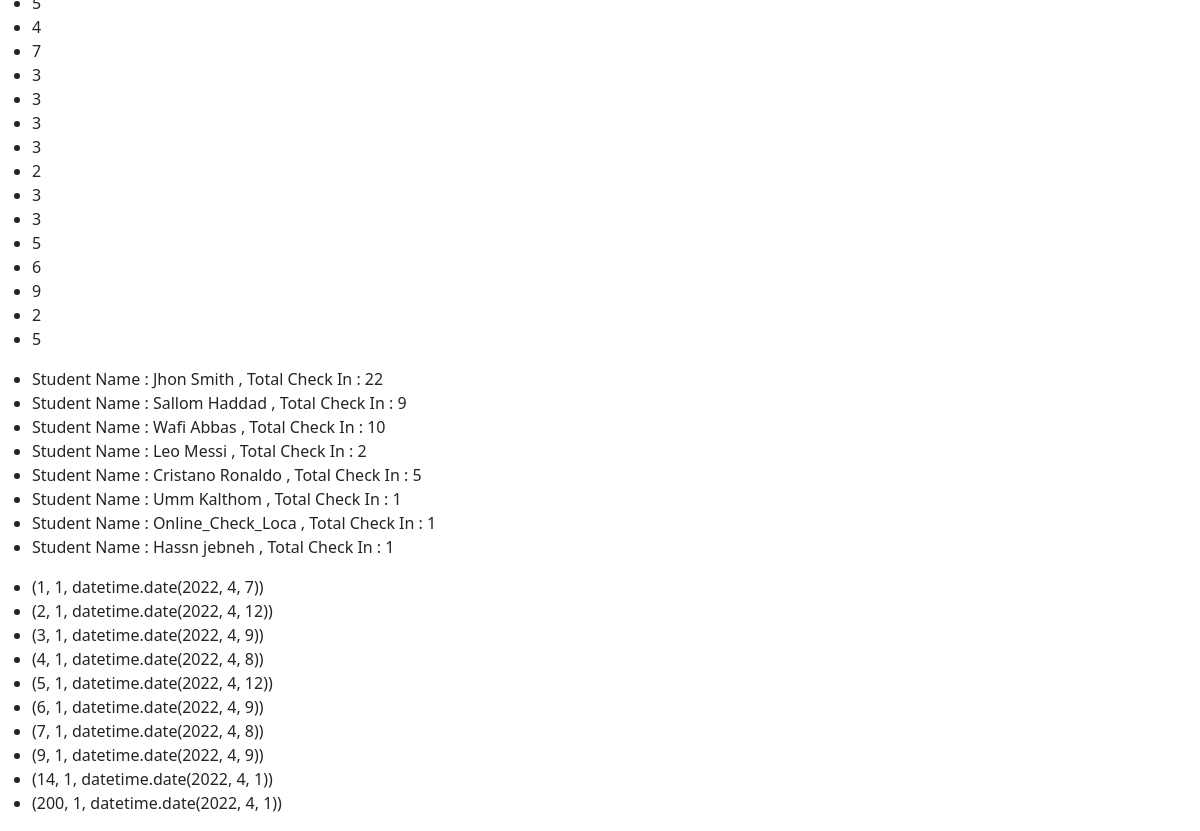
/list2/ (lower part), run on an earlier commit of the app's database.
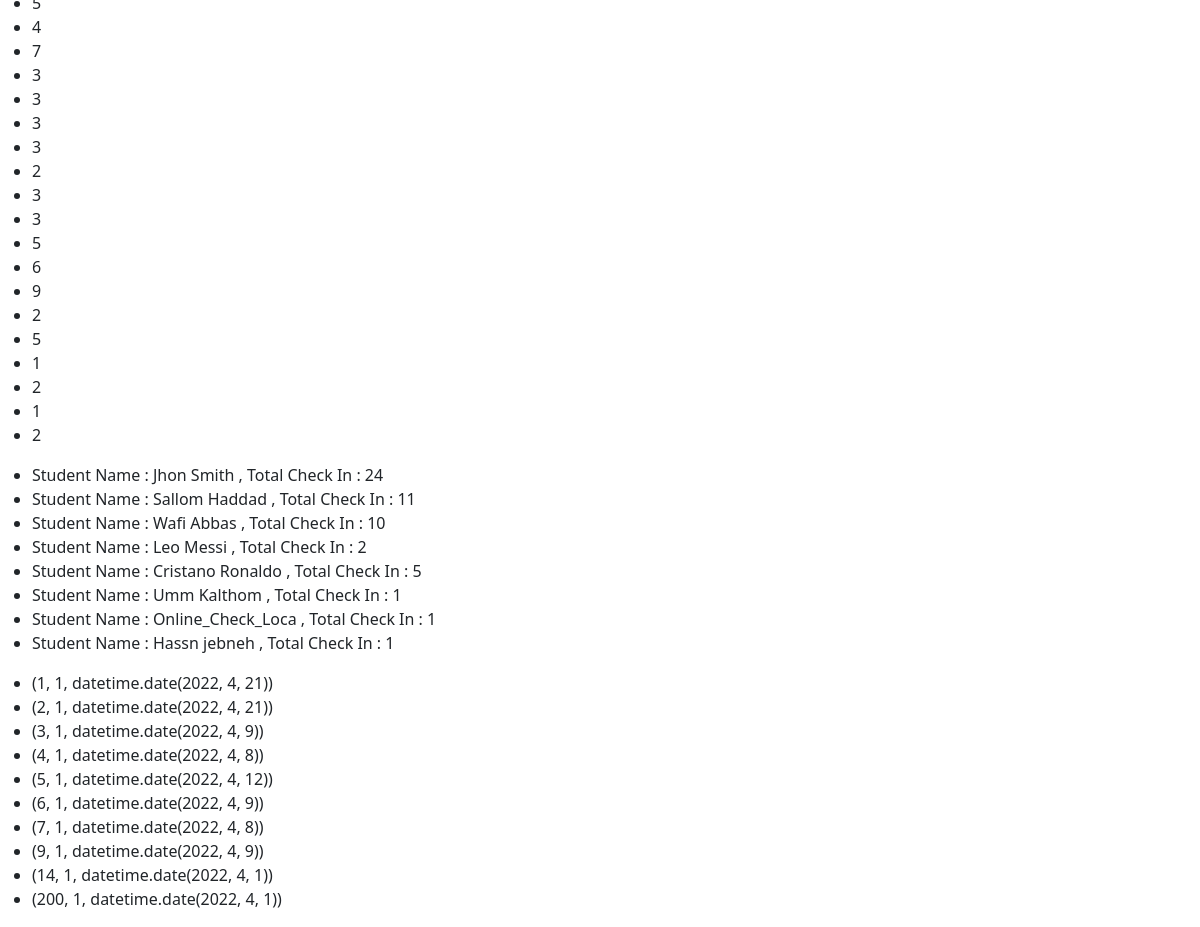
And on a later commit of the database.
### student/models.py (models this page shows, shortened)
class checkInData(models.Model):
    checkInSeq = models.AutoField(primary_key=True)
    studentId = models.IntegerField()
    checkIn = models.IntegerField(default=1 , editable=False)
    checkInDate = models.DateField(default=datetime.now , editable=False)
    def __str__(self) -> str:
        return f"{self.studentId , self.checkIn , self.checkInDate}"

class customerInfo(models.Model):
    studentId = models.AutoField(primary_key=True)
    customerName = models.CharField(max_length=100 , unique=True)
    customerImg = models.ImageField(upload_to ='media/student/imgs/' , default='default.jpg')
    leadsChannel = models.ForeignKey(leadSource,max_length=50,on_delete=models.CASCADE)
    adsRef = models.CharField(max_length=200,blank=True)
    contactDate = models.DateField(default=datetime.now , editable=False)
    leadeAge = models.IntegerField()
    leadsLocation = models.CharField(max_length=100)
    leadsContactNumber = models.IntegerField()
    emailAddress = models.EmailField(unique=True)
    leadsComment = models.CharField(max_length=1000)
    leadsUrgent = models.BooleanField()
    Nationality = models.ForeignKey(countryList,max_length=250,on_delete=models.CASCADE)
    intersetList = models.ForeignKey(courseList,max_length=50,on_delete=models.CASCADE)
    followUp = models.BooleanField(default=True)

### student/views.py (the view)
# urls.py: path('list2/',views.list,name='CustInfo2'),
def list(request):
    queryset1 = customerInfo.objects.all()
    query2 = customerInfo.objects.all().values('studentId').annotate(total=Count('studentId'))
    query3 = checkInData.objects.all()
    query4 = customerInfo.objects.raw(
       'SELECT a.studentid , a.customerName , count(b.checkIn) as count FROM STUDENT_customerInfo a ,student_checkindata b where a.studentid = b.studentid group by a.studentid , a.customerName')
    lastLogin = checkInData.objects.raw('select checkInSeq , a.studentid , max(a.checkInDate) from student_checkindata a group by a.studentid')
    context = {'q1':queryset1,'q2':query2,'q3':query3,'q4':query4,'lastLogin':lastLogin}
    return render(request,'student/customerList.html',context)

### student/templates/student/customerList.html (shortened to what this page needs)
{% extends 'student/base.html' %}
{% block content %}
<ul>
    {% for x in q3 %}
    <li>{{x.studentId}} {{x.customerName}}</li>
    {% endfor %}
</ul>
<ul>
    {% for x in q4 %}
    <li>Student Name : {{x.customerName}} , Total Check In : {{x.count}}</li>
    {% endfor %}
</ul>
<ul>
    {% for x in lastLogin %}
    <li>{{x}}</li>
    {% endfor %}
</ul>
{% endblock %}

What changed in the data, as far as the page shows it:
no longer on one of the page's lists (row unchanged): checkInData: studentId+checkInSeq+checkIn "(2, 1, datetime.date(2022, 4, 12))"
no longer on this page (row unchanged): checkInData: studentId+checkInSeq+checkIn "(1, 1, datetime.date(2022, 4, 7))"
added checkInData: studentId "1"
added checkInData: studentId "2"
added checkInData: studentId "1", studentId+checkInSeq+checkIn "(1, 1, datetime.date(2022, 4, 21))"
added checkInData: studentId "2", studentId+checkInSeq+checkIn "(2, 1, datetime.date(2022, 4, 21))"
computed for customerInfo "Jhon Smith": count "22" → "24"
computed for customerInfo "Sallom Haddad": count "9" → "11"
